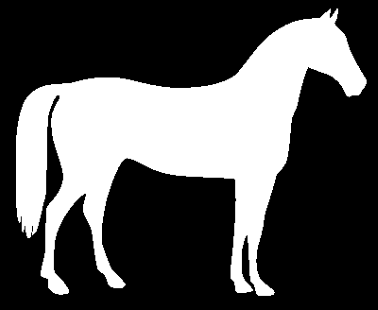
#> input picture lab1/resources/horse.png, 378 x 310 px
$ jupyter execute lab1.ipynb   (shell and % lines are left out)
#> lines starting #> are read from the running program, lines starting #| are printed output that depends on the picture; after the words box and inside, x2 and y2 are one past the last pixel; in counts of white or black regions, pixels touching at a corner belong together
## Lab1
by Andrii Zhukevych

Description:
Skeletonize the input image using one of the thining algorithms (ZhangSuen)

[cell 1]
import cv2 as cv
import numpy as np
from skimage.morphology import skeletonize

[cell 2]
# Load the image
image = cv.imread('./resources/horse.png', 0)
#> image is the input picture: shape (310, 378); min 0, max 255, mean 84.4

[cell 3]
# Threshold the image with value 127
ret, image = cv.threshold(image, 127, 255, 0)
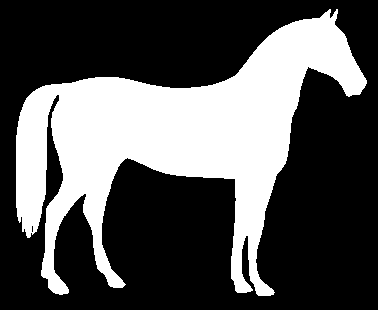
#> image: shape (310, 378); 33.2% white; 1 white region, box (x1, y1, x2, y2) and area: (16, 9, 367, 296) 38894
original = image.copy()

[cell 4]
# Normalize input to have 1s instead of 255s
image = cv.normalize(image, None, alpha=0, beta=1, norm_type=cv.NORM_MINMAX)

[cell 5]
# Skeletonize image
skeleton = skeletonize(image) * 1
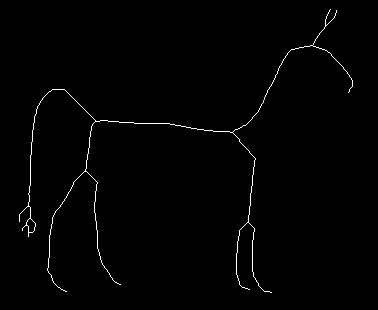
#> skeleton: shape (310, 378) int64; values 0 (black) and 1 (white), 0.96% white in thin lines or dots, all inside (x1, y1, x2, y2) = (19, 9, 353, 293)
print(skeleton)
#> (printed output is left out)

[cell 6]
# Normalize output to have 255s instead of 1s
skeleton = cv.normalize(skeleton, None, alpha=0, beta=255, norm_type=cv.NORM_MINMAX)
skeleton = skeleton.astype(np.uint8)

[cell 7]
# Import Matplotlib
import matplotlib.pyplot as plt

[cell 8]
# Display results
fig, axes = plt.subplots(nrows=1, ncols=2, figsize=(8, 4),
                         sharex=True, sharey=True)

ax = axes.ravel()

ax[0].imshow(image, cmap=plt.cm.gray)
ax[0].axis('off')
ax[0].set_title('original', fontsize=20)

ax[1].imshow(skeleton, cmap=plt.cm.gray)
ax[1].axis('off')
ax[1].set_title('skeleton', fontsize=20)

fig.tight_layout()
plt.show()
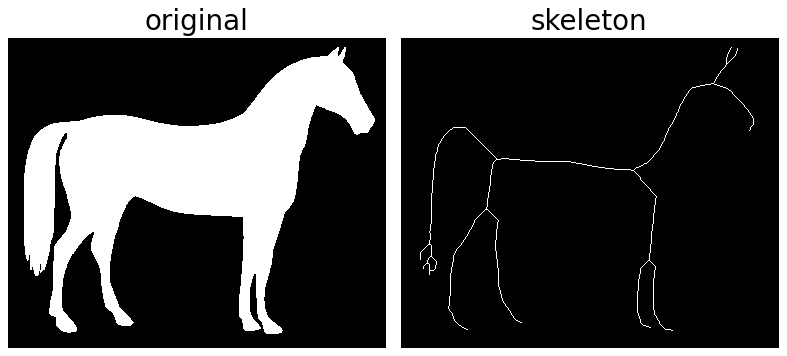
#> figure drawn by matplotlib, 2 panels

$ run again, with lab1/resources/picture.png copied over lab1/resources/horse.png
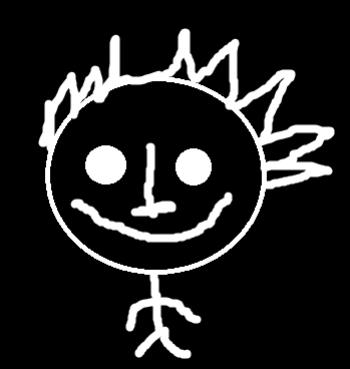
#> input picture lab1/resources/picture.png, 350 x 369 px
#> `ret, image = cv.threshold(image, 127, 255, 0)`:
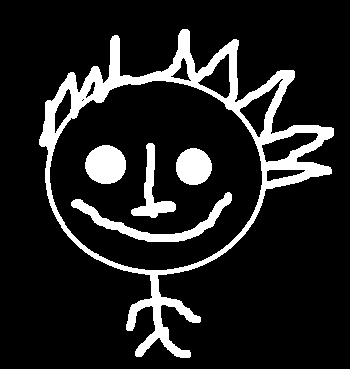
#> image: shape (369, 350); 13.2% white; 5 white regions, box (x1, y1, x2, y2) and area: (39, 29, 334, 358) 12137, (71, 192, 232, 242) 1608, (85, 145, 126, 184) 1257, (176, 148, 212, 185) 1049, (131, 143, 176, 218) 986
#> (printed output is left out)
#> `plt.show()`:
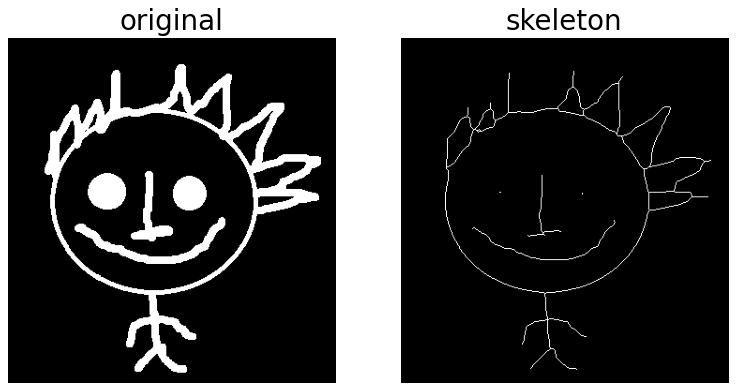
#> figure drawn by matplotlib, 2 panels
